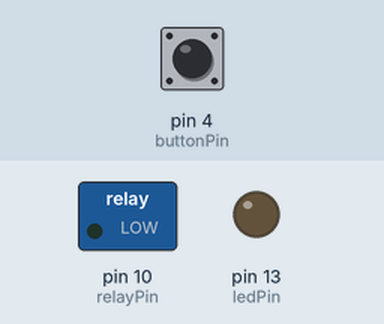
The sketch below on a simulated Arduino Uno, built with avr-gcc and run on an emulated ATmega328P. On the bench: switched loads named in the sketch (green lamp = pin HIGH), output pins drawn as LEDs (lit = HIGH). Dashed ring = blinking. Inputs (shaded band) come from the test bench; at power-on: pin 4 (buttonPin) HIGH.

Above: at 5.8 s.
5.9 s: pin 4 (buttonPin) pulled LOW for 2.85 s
At 6.7 s:
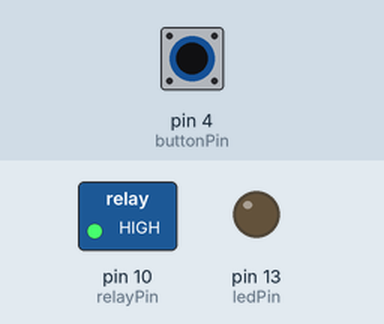
At 8.2 s:
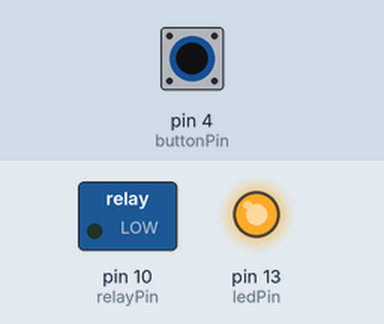
Timing chart, 0 to 16.2 s (numbered marks = the images above; inputs shaded):
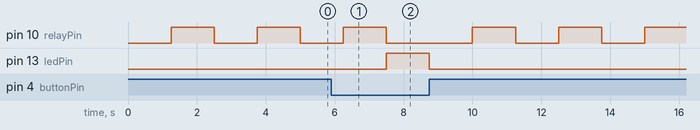

The sketch:

WaterLevelSensor.ino
```cpp
// constants won't change. They're used here to set pin numbers:
const int buttonPin = 4;     // the number of the pushbutton pin
const int ledPin =  13;      // the number of the LED pin
const int relayPin = 10;
const int cycleDelay = 1250;
// variables will change:
int liquidPresent = 0;         // variable for reading the pushbutton status

void setup() {
  // initialize the LED pin as an output:
  pinMode(ledPin, OUTPUT);
  pinMode(relayPin, OUTPUT);

  // initialize the pushbutton pin as an input and enable internal pull-up resistor:
  pinMode(buttonPin, INPUT_PULLUP);
}


void loop() {
  // read the state of the pushbutton value:
  liquidPresent = digitalRead(buttonPin);

  // check if the pushbutton is pressed. If it is, the buttonState is HIGH:
  if (liquidPresent == HIGH) {
    // turn LED off/cycle relay through on/off in 2.5 sec
    digitalWrite(ledPin, LOW);
    digitalWrite(relayPin, LOW);
    delay(cycleDelay);
    digitalWrite(relayPin, HIGH);
    delay(cycleDelay);
  } else {
    // turn LED on/throw relay on
    digitalWrite(ledPin, HIGH);
    digitalWrite(relayPin, LOW);
  }

}
```

Measured:
- after the input at 5.9 s, pin 13 (ledPin): LOW → HIGH after 1.6 s, → LOW 1.2 s later
